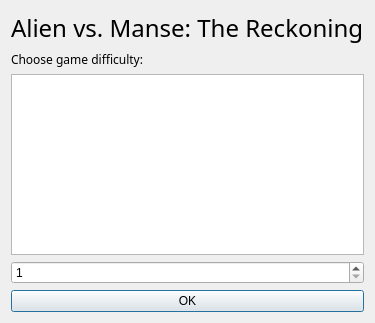
<?xml version="1.0" encoding="UTF-8"?>
<ui version="4.0">
 <class>StartDialog</class>
 <widget class="QDialog" name="StartDialog">
  <property name="geometry">
   <rect>
    <x>0</x>
    <y>0</y>
    <width>274</width>
    <height>323</height>
   </rect>
  </property>
  <property name="windowTitle">
   <string>Dialog</string>
  </property>
  <layout class="QGridLayout" name="gridLayout_2">
   <item row="0" column="0">
    <widget class="QLabel" name="game_name">
     <property name="font">
      <font>
       <family>Console</family>
       <pointsize>18</pointsize>
      </font>
     </property>
     <property name="text">
      <string>Alien vs. Manse: The Reckoning</string>
     </property>
    </widget>
   </item>
   <item row="1" column="0">
    <widget class="QLabel" name="choose_difficulty_text">
     <property name="font">
      <font>
       <family>Console</family>
      </font>
     </property>
     <property name="text">
      <string>Choose game difficulty:</string>
     </property>
    </widget>
   </item>
   <item row="2" column="0">
    <widget class="QTextBrowser" name="difficulty_text"/>
   </item>
   <item row="3" column="0">
    <widget class="QSpinBox" name="choose_difficulty_spinbox">
     <property name="minimum">
      <number>1</number>
     </property>
     <property name="maximum">
      <number>3</number>
     </property>
    </widget>
   </item>
   <item row="4" column="0">
    <widget class="QPushButton" name="okButton">
     <property name="text">
      <string>OK</string>
     </property>
    </widget>
   </item>
  </layout>
 </widget>
 <resources/>
 <connections/>
</ui>
